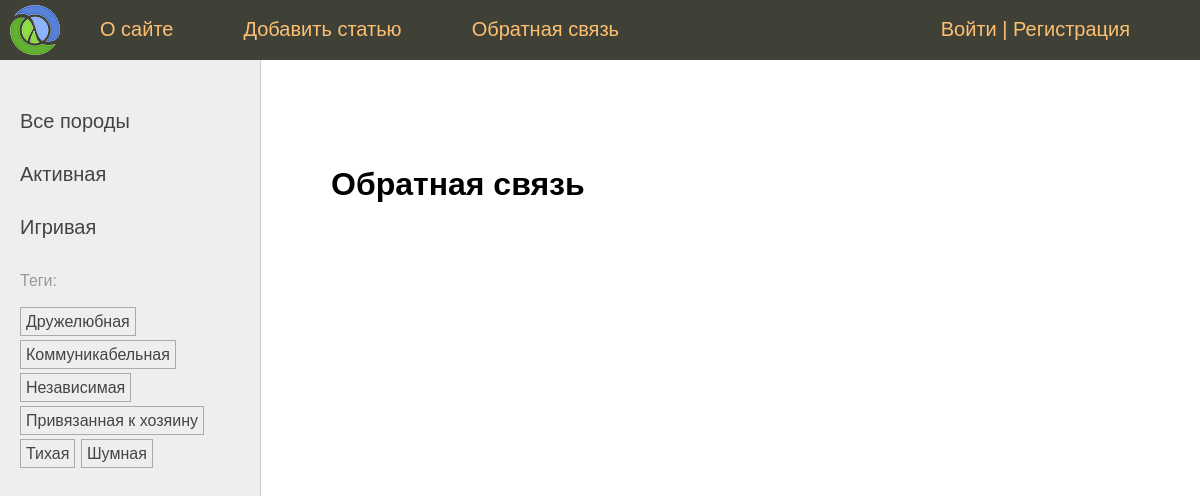
The app's page /contact with its own data.
### cats/models.py (models this page shows, shortened)
class Species(models.Model):
    name = models.CharField(
        max_length=100,
        db_index=True,
        verbose_name="Породы"
        )
    slug = models.SlugField(
        max_length=255,
        unique=True,
        db_index=True
        )
    class Meta:
        verbose_name = "Порода"
        verbose_name_plural = "Породы"
    def get_absolute_url(self):
        return reverse("species", kwargs={"spec_slug": self.slug})

class TagPost(models.Model):
    tag = models.CharField(
        max_length=100,
        db_index=True,
        )
    slug = models.SlugField(
        max_length=255,
        unique=True,
        )
    def get_absolute_url(self):
        return reverse("tag", kwargs={"tag_slug": self.slug})

### cats/views.py (the view)
# urls.py: path('contact', views.contact, name='contact'),
def contact(request):
    return render(request, "cats/contact.html")

### cats/templatetags/cat_tags.py (called while the page is built)
@register.inclusion_tag("cats/list_categories.html")
def show_categories(spec_selected=0):
    specs = Species.objects.annotate(total=Count("posts")).filter(posts__is_published=True).filter(total__gt=0)
    return {"specs": specs, "spec_selected": spec_selected}

@register.inclusion_tag("cats/list_tags.html")
def show_all_tags():
    return {"tags": TagPost.objects.annotate(total=Count("tags")).filter(total__gt=0)}

### users/context_processors.py (called while the page is built)
def get_cat_context(requset):
    return {"mainmenu": menu}

### cats/templates/cats/contact.html
{% extends 'base.html' %}
{% block content %}
<h1>Обратная связь</h1>
{% endblock %}

### cats/templates/cats/list_categories.html
{% for spec in specs%}
    {% if spec.pk == spec_selected %}
        <li class="selected">{{ spec.name }}</li>
    {% else %}
        <li><a href="{{ spec.get_absolute_url }}">{{ spec.name }}</a></li>
    {% endif %}
{% endfor %}

### cats/templates/cats/list_tags.html
{% if tags %}
    <p>Теги:</p>
    <ul class="tags-list">
        {% for t in tags %}
            <li><a href="{{t.get_absolute_url}}">{{t.tag}}</a></li>
        {% endfor %}
    </ul>
{% endif %}

### cats/static/cats/css/styles.css (style rules this page uses)
html, body { font-family: 'Arial'; margin: 0; padding: 0; height: 100%; width: 100%; color: #444; }
a { color: #0059b2; text-decoration: none; }
.left-chapters ul { width: 230px; margin: 0; padding: 20px 10px 10px 20px; list-style: none; font-size: 20px; }
.left-chapters ul li { margin: 30px 0 0 0; color: #999; }
.left-chapters ul li a { color: #444; text-decoration: none; }
ul.tags-list { width: 100%; margin: 0; padding: 0; list-style: none; }
ul.tags-list li { margin: 0; padding: 0 0 10px; display: inline-block; }
ul.tags-list li a { padding: 5px; font-size: 16px; border: 1px solid #aaa; }
.content-text h1 { font-size: 32px; }
h1 { font-family: Arial, sans-serif; font-size: 24px; font-weight: bold; line-height: 1.5; }
p { font-family: Verdana, sans-serif; font-size: 16px; line-height: 1.5; }

### records on screen
Species: name "Активная"
Species: name "Игривая"
TagPost: tag "Дружелюбная"
TagPost: tag "Коммуникабельная"
TagPost: tag "Независимая"
TagPost: tag "Привязанная к хозяину"
TagPost: tag "Тихая"
TagPost: tag "Шумная"

### other values on screen
{{ m.title }} "О сайте" "Добавить статью" "Обратная связь"
